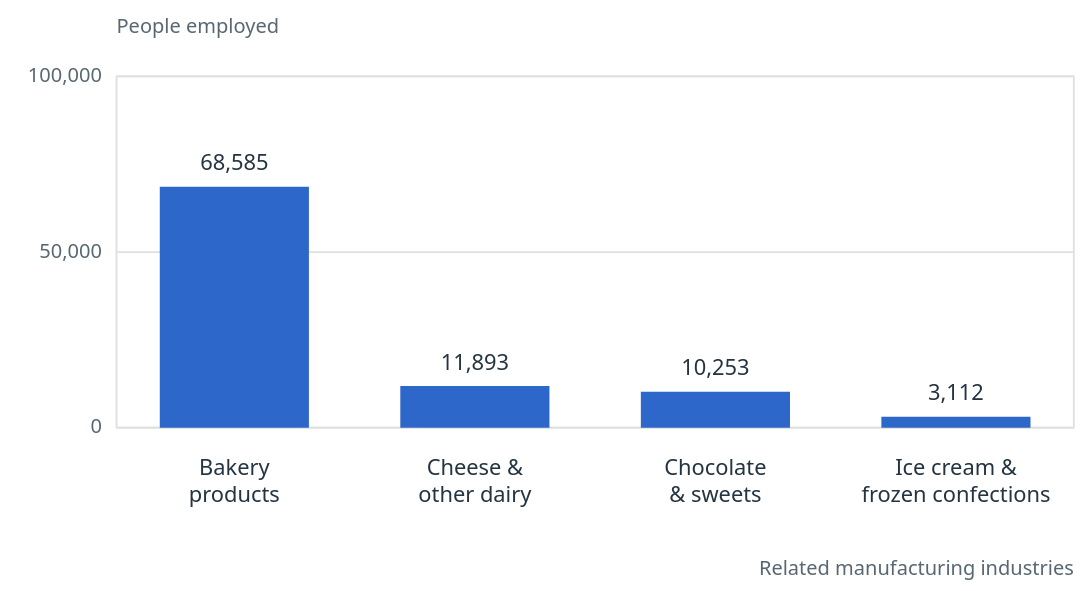

Express this chart as Vega-Lite.
### Vega specification from a JSON file in a GitHub repository (floating-point values rounded to 4 significant figures)
{"$schema": "https://vega.github.io/schema/vega/v5.json", "description": "Employment by selected manufacturing industry, June 2025. Expanded view of one editorial product group. Industry totals are not product-exclusive employment.", "width": 600, "height": 325, "padding": 0, "autosize": {"type": "none", "contains": "padding"}, "background": "transparent", "config": {"text": {"font": "Segoe UI, Arial, sans-serif", "fontSize": 12, "fill": "#243440"}}, "data": [{"name": "industries", "values": [{"code": "117", "name": "Bakery product manufacturing", "values": [62121, 64830, 68585], "current": 68585, "lines": ["Bakery", "products"], "shortLines": ["Bakery"]}, {"code": "1133", "name": "Cheese and other dairy product manufacturing", "values": [12364, 12923, 11893], "current": 11893, "lines": ["Cheese &", "other dairy"], "shortLines": ["Other", "dairy"]}, {"code": "1182", "name": "Confectionery manufacturing", "values": [10548, 10285, 10253], "current": 10253, "lines": ["Chocolate", "& sweets"], "shortLines": ["Choc. &", "sweets"]}, {"code": "1132", "name": "Ice cream manufacturing", "values": [2765, 2950, 3112], "current": 3112, "lines": ["Ice cream &", "frozen confections"], "shortLines": ["Frozen", "desserts"]}]}, {"name": "ticks", "values": [{"v": 0}, {"v": 0.5}, {"v": 1}]}], "signals": [{"name": "bottomPad", "value": 90}, {"name": "plotBottom", "update": "height-bottomPad"}, {"name": "narrow", "update": "width < 550"}, {"name": "limit", "value": 100000}, {"name": "groupColor", "value": "#2c67c9"}], "scales": [{"name": "x", "type": "band", "domain": {"data": "industries", "field": "code"}, "range": [64, {"signal": "width-10"}], "paddingInner": 0.38, "paddingOuter": 0.18}, {"name": "y", "type": "linear", "domain": [{"signal": "0"}, {"signal": "limit"}], "range": [{"signal": "plotBottom"}, 42], "zero": true}], "marks": [{"type": "rect", "name": "plotFrame", "encode": {"update": {"x": {"value": 64}, "x2": {"signal": "width-10"}, "y": {"value": 42}, "y2": {"signal": "plotBottom"}, "fill": {"value": "transparent"}, "stroke": {"value": "#dde0dc"}}}}, {"type": "rule", "name": "gridLines", "encode": {"update": {"x": {"value": 64}, "x2": {"signal": "width-10"}, "y": {"signal": "scale('y',datum.v*limit)"}, "stroke": {"value": "#dde0dc"}}}, "from": {"data": "ticks"}}, {"type": "text", "name": "yLabels", "encode": {"update": {"x": {"value": 56}, "y": {"signal": "scale('y',datum.v*limit)"}, "baseline": {"value": "middle"}, "align": {"value": "right"}, "fontSize": {"value": 11}, "fill": {"value": "#586772"}, "text": {"signal": "datum.v===0 ? '0' : format(datum.v*limit, ',.0f')"}}}, "from": {"data": "ticks"}}, {"type": "text", "name": "yTitle", "encode": {"update": {"x": {"value": 64}, "y": {"value": 18}, "fontSize": {"value": 11}, "fill": {"value": "#586772"}, "text": {"value": "People employed"}}}}, {"type": "rect", "name": "industryBars", "encode": {"update": {"x": {"scale": "x", "field": "code"}, "width": {"scale": "x", "band": 1}, "y": {"scale": "y", "field": "current"}, "y2": {"scale": "y", "value": 0}, "fill": {"signal": "groupColor"}, "tooltip": {"signal": "datum.name + ': ' + format(datum.current, ',.0f') + ' people · ANZSIC ' + datum.code"}}}, "from": {"data": "industries"}}, {"type": "text", "name": "industryValues", "encode": {"update": {"x": {"signal": "scale('x',datum.code)+bandwidth('x')/2"}, "y": {"signal": "scale('y',datum.current)-9"}, "text": {"signal": "format(datum.current, ',.0f')"}, "align": {"value": "center"}, "fontSize": {"value": 12}}}, "from": {"data": "industries"}}, {"type": "text", "name": "industryNames", "encode": {"update": {"x": {"signal": "scale('x',datum.code)+bandwidth('x')/2"}, "y": {"signal": "plotBottom+17"}, "baseline": {"value": "top"}, "align": {"value": "center"}, "lineHeight": {"value": 15}, "fontSize": {"value": 12}, "text": {"signal": "narrow ? datum.shortLines : datum.lines"}}}, "from": {"data": "industries"}}, {"type": "text", "name": "xTitle", "encode": {"update": {"x": {"signal": "width-10"}, "y": {"signal": "height-9"}, "align": {"value": "right"}, "fontSize": {"value": 11}, "fill": {"value": "#586772"}, "text": {"value": "Related manufacturing industries"}}}}]}
